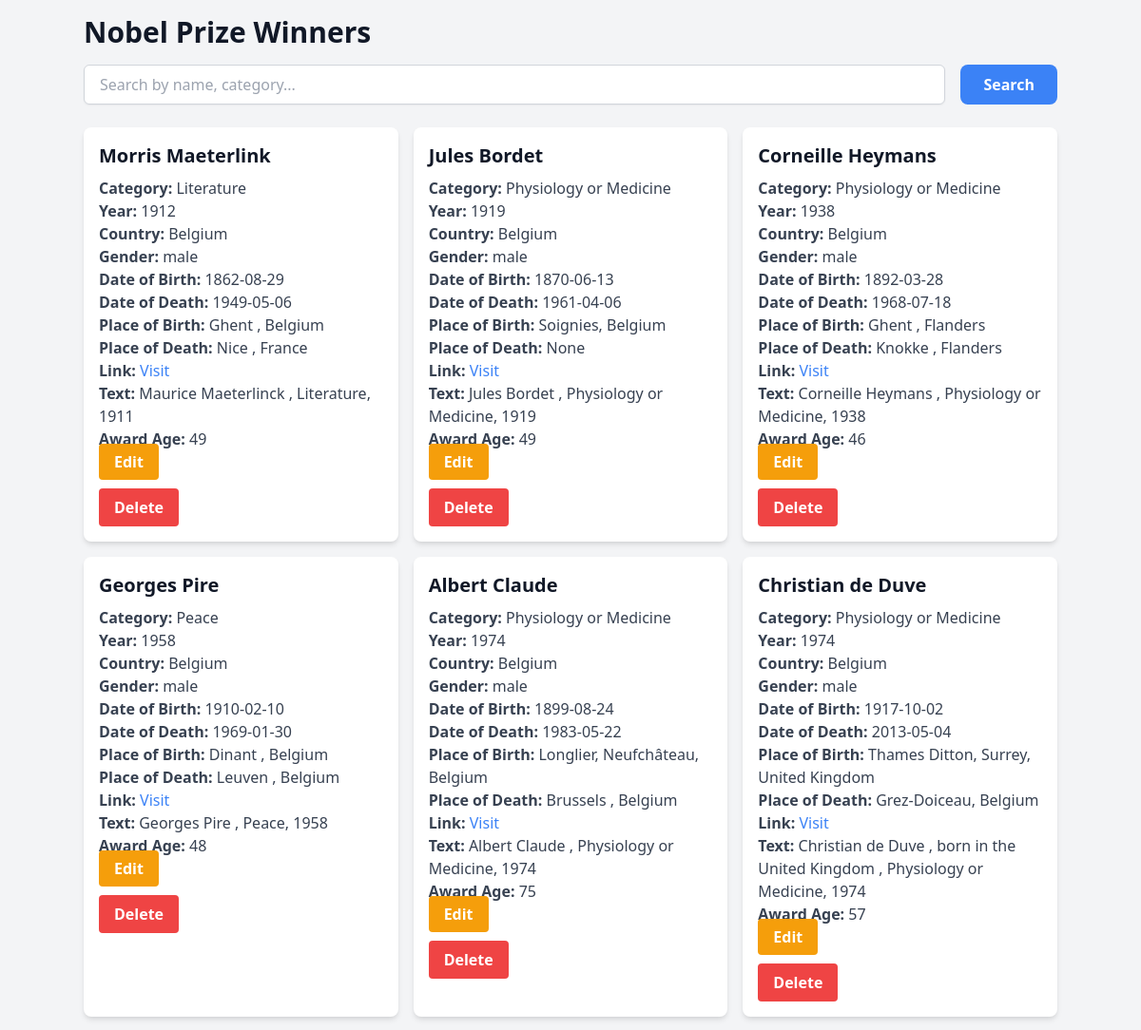
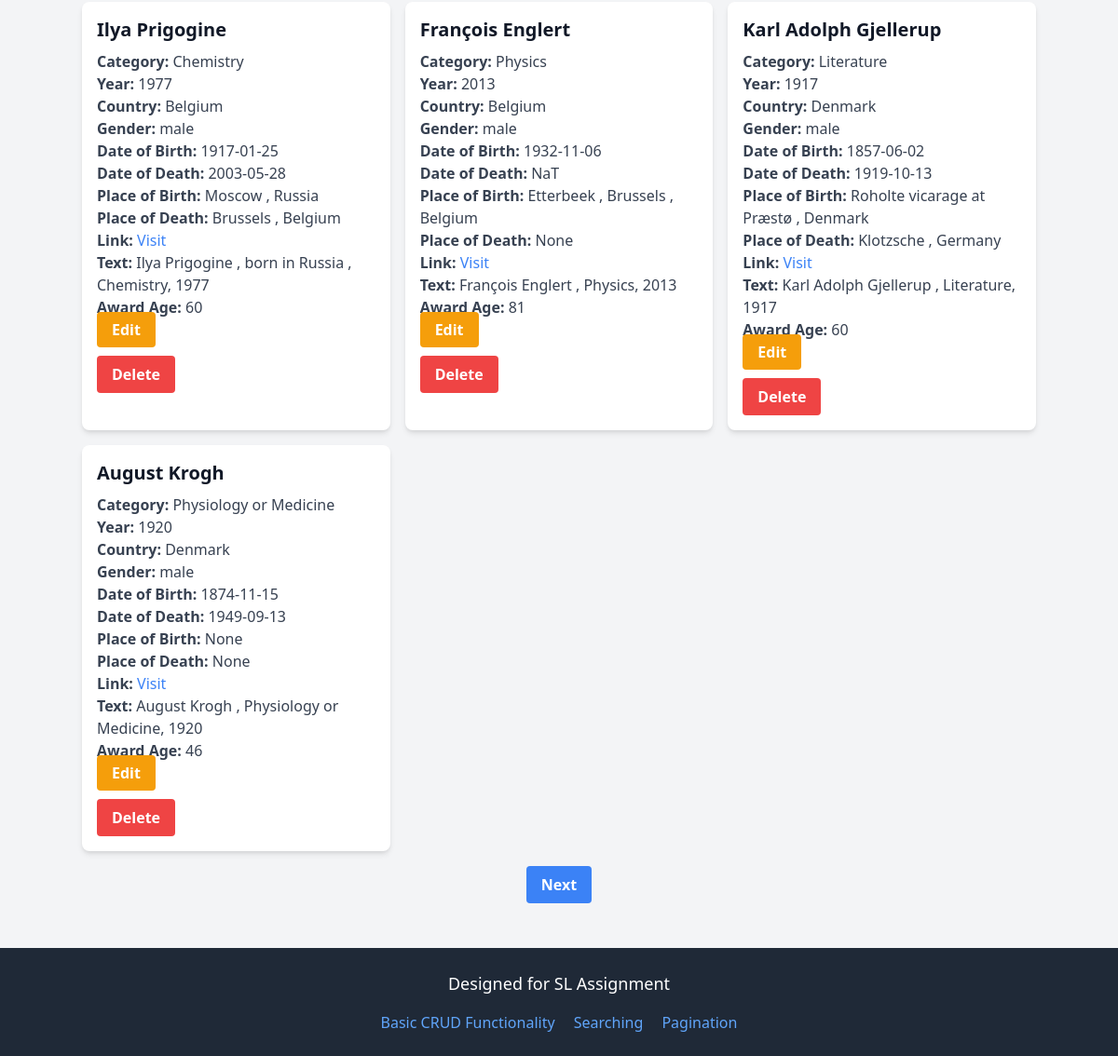
The page / on the database its author committed (2 pictures, top to bottom).
### server.py (models this page shows, shortened)
class Winner(db.Model):
    __tablename__ = 'winners'
    id = db.Column(db.Integer, primary_key=True)
    category = db.Column(db.String)
    country = db.Column(db.String)
    date_of_birth = db.Column(db.String)
    date_of_death = db.Column(db.String)
    gender = db.Column(db.String)
    link = db.Column(db.String)
    name = db.Column(db.String)
    place_of_birth = db.Column(db.String)
    place_of_death = db.Column(db.String)
    text = db.Column(db.Text)
    year = db.Column(db.Integer)
    award_age = db.Column(db.Integer)

### server.py (the view)
@app.route("/", methods=["GET"])
def index():
    search_query = request.args.get('search', '')
    page = request.args.get('page', 1, type=int)
    per_page = 10
    if search_query:
        winners_pagination = Winner.query.filter(
            (Winner.name.ilike(f"%{search_query}%")) |
            (Winner.category.ilike(f"%{search_query}%"))
        ).paginate(page=page, per_page=per_page, error_out=False)
    else:
        winners_pagination = Winner.query.paginate(page=page, per_page=per_page, error_out=False)
    winners = winners_pagination.items
    result = multiwinner_schema.dump(winners)
    return render_template('index.html', winners=result, pagination=winners_pagination)

### templates/index.html (shortened to what this page needs)
{% extends "base.html" %}
{% block content %}
<h1 class="text-3xl font-bold mb-4">Nobel Prize Winners</h1>
<form action="{{ url_for('index') }}" method="GET" class="mb-6 flex justify-between">
    <input type="text" name="search" placeholder="Search by name, category..."
           class="w-full px-4 py-2 border border-gray-300 rounded-md shadow-sm focus:outline-none focus:ring-2 focus:ring-blue-500"
           value="{{ request.args.get('search', '') }}">
    <button type="submit" class="ml-4 bg-blue-500 hover:bg-blue-700 text-white font-bold py-2 px-6 rounded-lg">
        Search
    </button>
</form>
<div class="grid grid-cols-1 md:grid-cols-2 lg:grid-cols-3 gap-4">
    {% for winner in winners %}
    <div class="bg-white shadow-md rounded-lg overflow-hidden">
        <div class="p-4">
            <h2 class="text-xl font-bold mb-2">{{ winner.name }}</h2>
            <p class="text-gray-700"><strong>Category:</strong> {{ winner.category }}</p>
            <p class="text-gray-700"><strong>Year:</strong> {{ winner.year }}</p>
            <p class="text-gray-700"><strong>Country:</strong> {{ winner.country }}</p>
            <p class="text-gray-700"><strong>Gender:</strong> {{ winner.gender }}</p>
            <p class="text-gray-700"><strong>Date of Birth:</strong> {{ winner.date_of_birth }}</p>
            <p class="text-gray-700"><strong>Date of Death:</strong> {{ winner.date_of_death }}</p>
            <p class="text-gray-700"><strong>Place of Birth:</strong> {{ winner.place_of_birth }}</p>
            <p class="text-gray-700"><strong>Place of Death:</strong> {{ winner.place_of_death }}</p>
            <p class="text-gray-700"><strong>Link:</strong> <a href="{{ winner.link }}" class="text-blue-500 hover:underline">Visit</a></p>
            <p class="text-gray-700"><strong>Text:</strong> {{ winner.text }}</p>
            <p class="text-gray-700"><strong>Award Age:</strong> {{ winner.award_age }}</p>
            <a href="{{ url_for('update_winner', winner_id=winner.id) }}"
            class="bg-yellow-500 hover:bg-yellow-700 text-white font-bold py-2 px-4 rounded my-2">
            Edit
         </a>
            <form action="{{ url_for('delete_winner', winner_id=winner.id) }}" method="POST" class="mt-4">
                <button type="submit" class="bg-red-500 hover:bg-red-700 text-white font-bold py-2 px-4 rounded">Delete</button>
            </form>
        </div>
    </div>
    {% endfor %}
</div>
<div class="mt-4 flex justify-center">
    {% if pagination.has_next %}
        <a href="{{ url_for('index', page=pagination.next_num) }}" class="bg-blue-500 hover:bg-blue-700 text-white font-bold py-2 px-4 rounded mx-1">Next</a>
    {% endif %}
</div>
{% endblock %}

### templates/base.html (shortened to what this page needs)
<!DOCTYPE html>
<html lang="en">
<head>
    <link href="https://cdn.jsdelivr.net/npm/tailwindcss@2.2.19/dist/tailwind.min.css" rel="stylesheet">
</head>
<body class="bg-gray-100 text-gray-900">
    <div class="container mx-2 mx-auto p-4 px-0">
        {% block content %}{% endblock %}
    </div>
</body>
<footer class="bg-gray-800 text-white py-6 mt-8">
    <div class="container mx-auto text-center">
        <p class="text-lg">Designed for SL Assignment </p>
        <div class="mt-4">
            <span class="text-blue-400 hover:text-blue-600 mx-2">Basic CRUD Functionality</span>
            <span class="text-blue-400 hover:text-blue-600 mx-2">Searching</span>
            <span class="text-blue-400 hover:text-blue-600 mx-2">Pagination</span>
        </div>
    </div>
</footer>
</html>

### rows shown on the page
Winner: name "Morris Maeterlink", category "Literature", year "1912", country "Belgium", gender "male", date_of_birth "1862-08-29", date_of_death "1949-05-06", place_of_birth "Ghent , Belgium", place_of_death "Nice , France", text "Maurice Maeterlinck , Literature, 1911", award_age "49"
Winner: name "Jules Bordet", category "Physiology or Medicine", year "1919", country "Belgium", gender "male", date_of_birth "1870-06-13", date_of_death "1961-04-06", place_of_birth "Soignies, Belgium", place_of_death "None", text "Jules Bordet , Physiology or Medicine, 1919", award_age "49"
Winner: name "Corneille Heymans", category "Physiology or Medicine", year "1938", country "Belgium", gender "male", date_of_birth "1892-03-28", date_of_death "1968-07-18", place_of_birth "Ghent , Flanders", place_of_death "Knokke , Flanders", text "Corneille Heymans , Physiology or Medicine, 1938", award_age "46"
Winner: name "Georges Pire", category "Peace", year "1958", country "Belgium", gender "male", date_of_birth "1910-02-10", date_of_death "1969-01-30", place_of_birth "Dinant , Belgium", place_of_death "Leuven , Belgium", text "Georges Pire , Peace, 1958", award_age "48"
Winner: name "Albert Claude", category "Physiology or Medicine", year "1974", country "Belgium", gender "male", date_of_birth "1899-08-24", date_of_death "1983-05-22", place_of_birth "Longlier, Neufchâteau, Belgium", place_of_death "Brussels , Belgium", text "Albert Claude , Physiology or Medicine, 1974", award_age "75"
Winner: name "Christian de Duve", category "Physiology or Medicine", year "1974", country "Belgium", gender "male", date_of_birth "1917-10-02", date_of_death "2013-05-04", place_of_birth "Thames Ditton, Surrey, United Kingdom", place_of_death "Grez-Doiceau, Belgium", text "Christian de Duve , born in the United Kingdom , Physiology or Medicine, 1974", award_age "57"
Winner: name "Ilya Prigogine", category "Chemistry", year "1977", country "Belgium", gender "male", date_of_birth "1917-01-25", date_of_death "2003-05-28", place_of_birth "Moscow , Russia", place_of_death "Brussels , Belgium", text "Ilya Prigogine , born in Russia , Chemistry, 1977", award_age "60"
Winner: name "François Englert", category "Physics", year "2013", country "Belgium", gender "male", date_of_birth "1932-11-06", date_of_death "NaT", place_of_birth "Etterbeek , Brussels , Belgium", place_of_death "None", text "François Englert , Physics, 2013", award_age "81"
Winner: name "Karl Adolph Gjellerup", category "Literature", year "1917", country "Denmark", gender "male", date_of_birth "1857-06-02", date_of_death "1919-10-13", place_of_birth "Roholte vicarage at Præstø , Denmark", place_of_death "Klotzsche , Germany", text "Karl Adolph Gjellerup , Literature, 1917", award_age "60"
Winner: name "August Krogh", category "Physiology or Medicine", year "1920", country "Denmark", gender "male", date_of_birth "1874-11-15", date_of_death "1949-09-13", place_of_birth "None", place_of_death "None", text "August Krogh , Physiology or Medicine, 1920", award_age "46"
